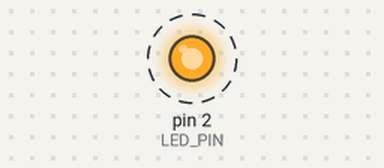
The sketch below on a simulated Arduino Uno, built with avr-gcc and run on an emulated ATmega328P. Shown: output pins drawn as LEDs (lit = HIGH). Dashed ring = blinking. What the sketch prints to the serial monitor is not drawn.

Above: at 0.4 s.
Timing chart, 0 to 3.2 s (numbered marks = the images above):
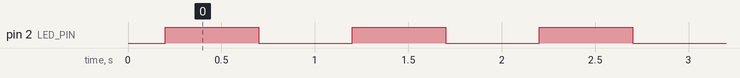

Measured:
- by itself, pin 2 (LED_PIN): alternates HIGH for 0.50 s and LOW for 0.50 s

The sketch:

BlinkSerial.ino
```cpp
// Blink + mensajes por Serial a 115200

#include <Arduino.h>

#define LED_PIN 2

void setup() {
  Serial.begin(115200);
  delay(200);
  Serial.println("\n[Eco-Tochi] Blink + Serial listo a 115200");

  pinMode(LED_PIN, OUTPUT);
}

void loop() {
  digitalWrite(LED_PIN, HIGH);
  Serial.println("LED: ON");
  delay(500);

  digitalWrite(LED_PIN, LOW);
  Serial.println("LED: OFF");
  delay(500);
}
```
